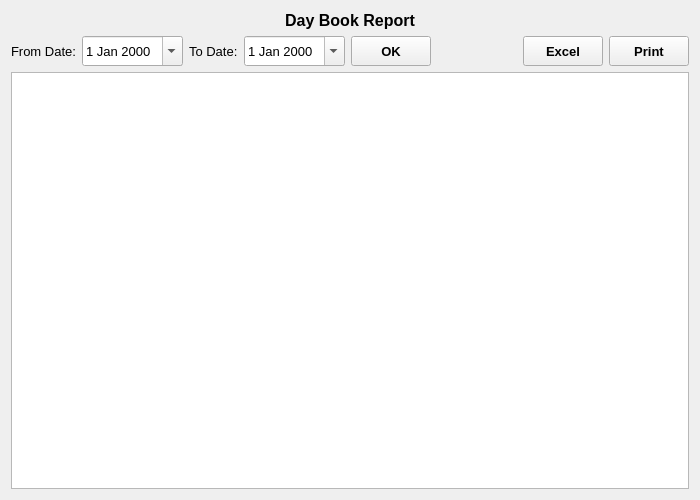
<?xml version="1.0" encoding="UTF-8"?>
<ui version="4.0">
 <class>Daybook</class>
 <widget class="QWidget" name="Daybook">
  <property name="geometry">
   <rect>
    <x>0</x>
    <y>0</y>
    <width>700</width>
    <height>500</height>
   </rect>
  </property>
  <property name="font">
   <font>
    <family>Microsoft YaHei UI</family>
    <pointsize>10</pointsize>
   </font>
  </property>
  <property name="windowTitle">
   <string>Form</string>
  </property>
  <layout class="QVBoxLayout" name="verticalLayout">
   <item>
    <widget class="QLabel" name="label">
     <property name="font">
      <font>
       <pointsize>12</pointsize>
       <weight>75</weight>
       <bold>true</bold>
      </font>
     </property>
     <property name="text">
      <string>Day Book Report</string>
     </property>
     <property name="alignment">
      <set>Qt::AlignCenter</set>
     </property>
    </widget>
   </item>
   <item>
    <layout class="QHBoxLayout" name="horizontalLayout" stretch="0,0,0,0,0,0,0,0">
     <item>
      <widget class="QLabel" name="fromDateLabel">
       <property name="text">
        <string>From Date:</string>
       </property>
      </widget>
     </item>
     <item>
      <widget class="QDateEdit" name="fromDateDateEdit">
       <property name="minimumSize">
        <size>
         <width>0</width>
         <height>30</height>
        </size>
       </property>
       <property name="calendarPopup">
        <bool>true</bool>
       </property>
      </widget>
     </item>
     <item>
      <widget class="QLabel" name="toDateLabel">
       <property name="text">
        <string>To Date:</string>
       </property>
      </widget>
     </item>
     <item>
      <widget class="QDateEdit" name="toDateDateEdit">
       <property name="minimumSize">
        <size>
         <width>0</width>
         <height>30</height>
        </size>
       </property>
       <property name="calendarPopup">
        <bool>true</bool>
       </property>
      </widget>
     </item>
     <item>
      <widget class="QToolButton" name="OKButton">
       <property name="minimumSize">
        <size>
         <width>80</width>
         <height>30</height>
        </size>
       </property>
       <property name="font">
        <font>
         <weight>75</weight>
         <bold>true</bold>
        </font>
       </property>
       <property name="text">
        <string>OK</string>
       </property>
      </widget>
     </item>
     <item>
      <spacer name="horizontalSpacer_2">
       <property name="orientation">
        <enum>Qt::Horizontal</enum>
       </property>
       <property name="sizeHint" stdset="0">
        <size>
         <width>40</width>
         <height>20</height>
        </size>
       </property>
      </spacer>
     </item>
     <item>
      <widget class="QToolButton" name="excelButton">
       <property name="minimumSize">
        <size>
         <width>80</width>
         <height>30</height>
        </size>
       </property>
       <property name="font">
        <font>
         <weight>75</weight>
         <bold>true</bold>
        </font>
       </property>
       <property name="text">
        <string>Excel</string>
       </property>
      </widget>
     </item>
     <item>
      <widget class="QToolButton" name="printButton">
       <property name="minimumSize">
        <size>
         <width>80</width>
         <height>30</height>
        </size>
       </property>
       <property name="font">
        <font>
         <weight>75</weight>
         <bold>true</bold>
        </font>
       </property>
       <property name="text">
        <string>Print</string>
       </property>
      </widget>
     </item>
    </layout>
   </item>
   <item>
    <widget class="QTableView" name="tableView">
     <property name="font">
      <font>
       <pointsize>12</pointsize>
      </font>
     </property>
     <property name="alternatingRowColors">
      <bool>true</bool>
     </property>
    </widget>
   </item>
  </layout>
 </widget>
 <resources/>
 <connections/>
</ui>
